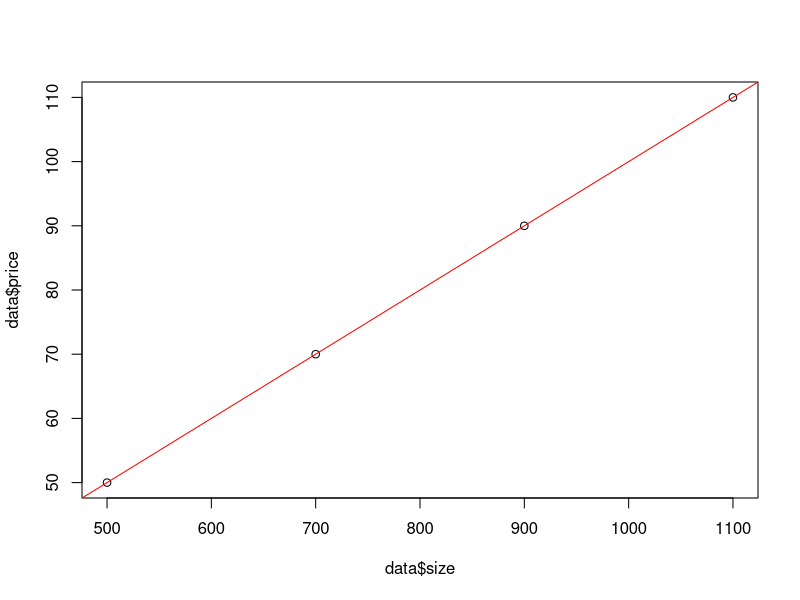

Write R code to recreate this figure.
library(readr)

data <- data.frame(
  size = c(500, 700, 900, 1100),
  price = c(50, 70, 90, 110)
)

model <- lm(price ~ size, data=data)
summary(model)

plot(data$size, data$price)
abline(model, col="red")
